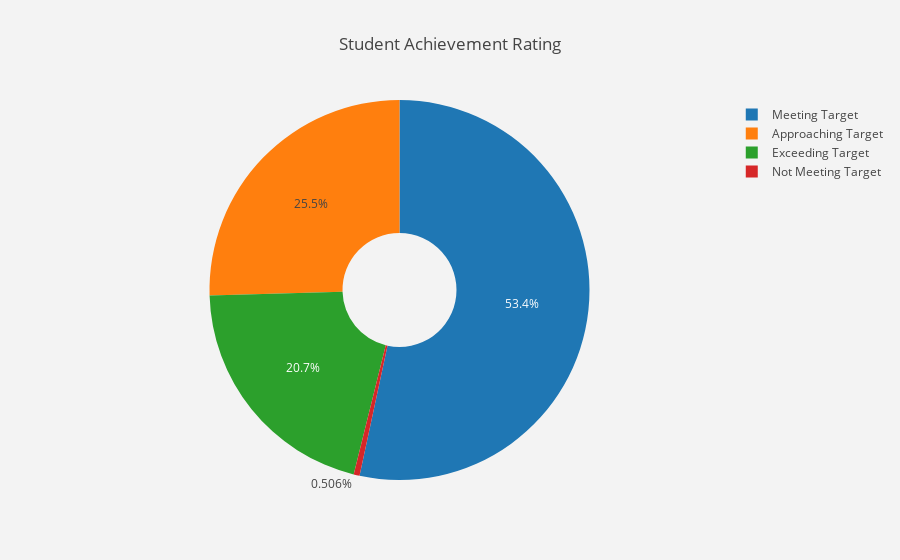

Source (notebook cell):
### Markdown cell above
<h2>Student Achievement Rating</h2>

### Code cell
SAR = schl_df['Student Achievement Rating'].value_counts().to_dict()

fig2 = {
  "data": [
    {
      "values": list(SAR.values()),
      "labels": list(SAR.keys()),
      "hoverinfo":"label+percent",
      "hole": .3,
      "type": "pie"
    }],
  "layout": {
        "title":"Student Achievement Rating"
        ,"paper_bgcolor":'rgb(243, 243, 243)',"plot_bgcolor":'rgb(243, 243, 243)'
    }
}
py.iplot(fig2, filename='School-City-Pie')

### Figure 1 — Plotly figure (JSON) as saved in the notebook; plotly's stock layout.template omitted (floating-point values rounded to 4 significant figures)
{"data": [{"hole": 0.3, "hoverinfo": "label+percent", "labels": ["Meeting Target", "Approaching Target", "Exceeding Target", "Not Meeting Target"], "type": "pie", "values": [633, 302, 245, 6]}], "layout": {"paper_bgcolor": "rgb(243, 243, 243)", "plot_bgcolor": "rgb(243, 243, 243)", "title": "Student Achievement Rating"}}
